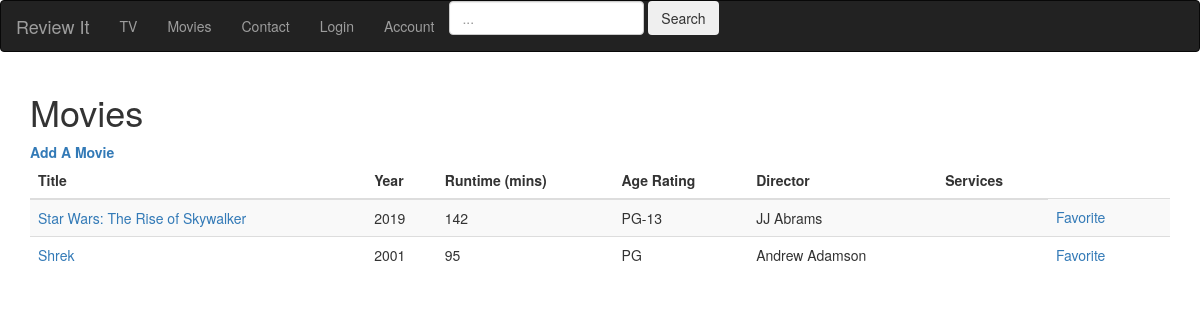
The page /movies.php on the database as committed earlier.
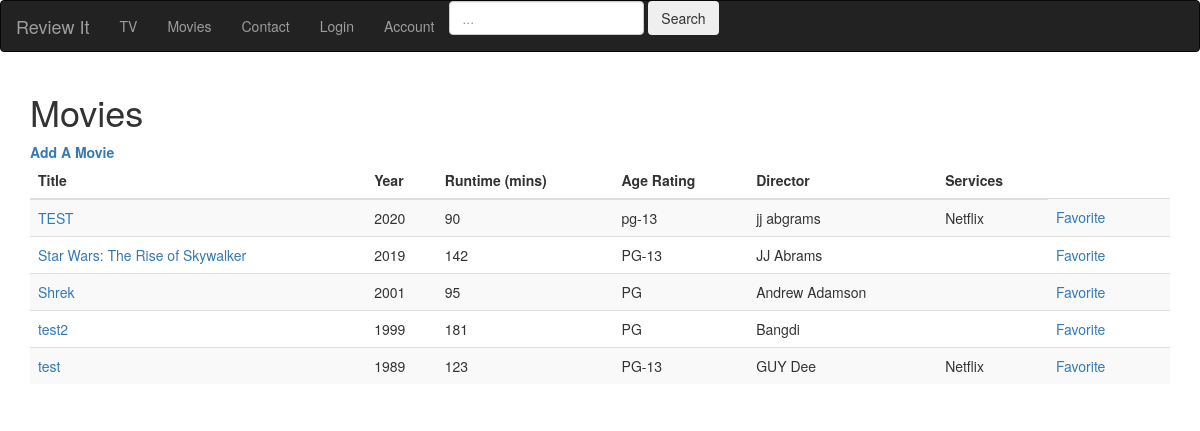
The same page on the database as committed later.
### tables this page shows
CREATE TABLE `media` (
  `mid` int(10) UNSIGNED NOT NULL,
  `image` blob NOT NULL,
  `title` varchar(50) NOT NULL,
  `year` int(5) DEFAULT NULL,
  `runtime` int(4) DEFAULT NULL,
  `age_rating` varchar(10) DEFAULT NULL,
  `type` varchar(10) DEFAULT NULL,
  `director` varchar(255) DEFAULT NULL,
  `seasons` int(11) DEFAULT NULL,
  `episodes` int(11) DEFAULT NULL,
  `services` varchar(255) DEFAULT NULL,
  `description` text DEFAULT NULL
);

### movies.php (the view, shortened to what this page needs)
<!DOCTYPE html>
<html lang="en">
<head>
  <link rel="stylesheet" href="https://maxcdn.bootstrapcdn.com/bootstrap/3.4.0/css/bootstrap.min.css">
</head>
<body>
<nav class="navbar navbar-inverse">
  <div class="container-fluid">
    <div class="navbar-header">
      <a class="navbar-brand" href="home.php">Review It</a>
    </div>
    <ul class="nav navbar-nav">
      <li><a href="television.php">TV</a></li>
	  <li><a href="movies.php">Movies</a></li>
	  <li><a href="contact.php">Contact</a></li>
	  <li><a href="login.php">Login</a></li>
	  <li class="nav-item dropdown">
        <a class="nav-link dropdown-toggle" href="#" id="navbarDropdown" role="button" data-toggle="dropdown" aria-haspopup="true" aria-expanded="false">
          Account
        </a>
      </li>
	  <li><form action="search.php" class="form-inline my-2 my-lg-0" method="GET">
			<input class="form-control mr-sm-2" name="t" type="search" placeholder="..." aria-label="Search">
			<button class="btn btn-outline-success my-2 my-sm-0" type="submit">Search</button>
		</form></li>
    </ul>
  </div>
</nav>
<div class="container">
	<h1>Movies</h1>
	<a href="addmovie.php"><b>Add A Movie</b></a>
</div>
<?php
		$servername = "localhost";
		$username = "root";
		$password = "pwdpwd";
		$dbname = "review_site";
		$conn = new mysqli($servername, $username, $password, $dbname);
		$conn->select_db($dbname) or die("Unable to connect to database.");
		$query = "SELECT * FROM media m WHERE m.type='movie' GROUP BY m.mid ORDER BY year DESC";
		$response = mysqli_query($conn, $query);
		if($response){
			echo '<div class="container"><table class="table table-striped table-hover"><thead><tr>
			<th scope="col">Title</th>
			<th scope="col">Year</th>
			<th scope="col">Runtime (mins)</th>
			<th scope="col">Age Rating</th>
			<th scope="col">Director</th>
			<th scope="col">Services</th></tr></thead>';
			while($row = mysqli_fetch_array($response)){
				echo '<tr><td align="left"><a href="details.php?id='.$row['mid'].'">' . $row['title'] . '</a></td>
				<td align="left">' . $row['year'] . '</td>
				<td align="left">' . $row['runtime'] . '</td>
				<td align="left">' . $row['age_rating'] . '</td>
				<td align="left">' . $row['director'] . '</td>
				<td align="left">' . $row['services'] . '</td>
				<td align="left"><a href=movies.php>Favorite</a></td><td align="left">';
			}
			echo '</tr></table></div>';
		}
		else{
			echo "problem";
		}
?>

Rows that differ between the two databases and show on the page:
added media: title "TEST", year "2020", runtime "90", age_rating "pg-13", director "jj abgrams", services "Netflix"
added media: title "test2", year "1999", runtime "181", age_rating "PG", director "Bangdi"
added media: title "test", year "1989", runtime "123", age_rating "PG-13", director "GUY Dee", services "Netflix"
